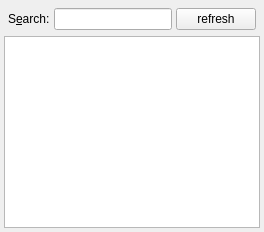
  <widget class="QDockWidget" name="metarDock">
   <property name="windowIcon">
    <iconset resource="Resources.qrc">
     <normaloff>:/icons/images/metar16.png</normaloff>:/icons/images/metar16.png</iconset>
   </property>
   <property name="windowTitle">
    <string>METAR</string>
   </property>
   <attribute name="dockWidgetArea">
    <number>1</number>
   </attribute>
   <widget class="QWidget" name="dockWidgetContents_2">
    <layout class="QVBoxLayout">
     <property name="spacing">
      <number>2</number>
     </property>
     <property name="margin" stdset="0">
      <number>4</number>
     </property>
     <item>
      <layout class="QHBoxLayout" name="metarHorizontalLayout" stretch="0,1,0">
       <property name="spacing">
        <number>4</number>
       </property>
       <property name="margin" stdset="0">
        <number>4</number>
       </property>
       <item>
        <widget class="QLabel" name="label_2">
         <property name="text">
          <string>S&amp;earch:</string>
         </property>
         <property name="buddy">
          <cstring>metarEdit</cstring>
         </property>
        </widget>
       </item>
       <item>
        <widget class="QLineEdit" name="metarEdit">
         <property name="sizePolicy">
          <sizepolicy hsizetype="Expanding" vsizetype="Fixed">
           <horstretch>1</horstretch>
           <verstretch>0</verstretch>
          </sizepolicy>
         </property>
         <property name="toolTip">
          <string>Wildcards (*, ?) and &quot;Regular Expressions&quot; allowed</string>
         </property>
         <property name="text">
          <string/>
         </property>
        </widget>
       </item>
       <item>
        <widget class="QPushButton" name="btnRefreshMetar">
         <property name="sizePolicy">
          <sizepolicy hsizetype="Minimum" vsizetype="Minimum">
           <horstretch>0</horstretch>
           <verstretch>0</verstretch>
          </sizepolicy>
         </property>
         <property name="toolTip">
          <string>Refresh already downloaded METARs.</string>
         </property>
         <property name="text">
          <string>refresh</string>
         </property>
         <property name="checked">
          <bool>false</bool>
         </property>
        </widget>
       </item>
      </layout>
     </item>
     <item>
      <widget class="QTreeView" name="metarList">
       <property name="rootIsDecorated">
        <bool>false</bool>
       </property>
      </widget>
     </item>
    </layout>
   </widget>
  </widget>
